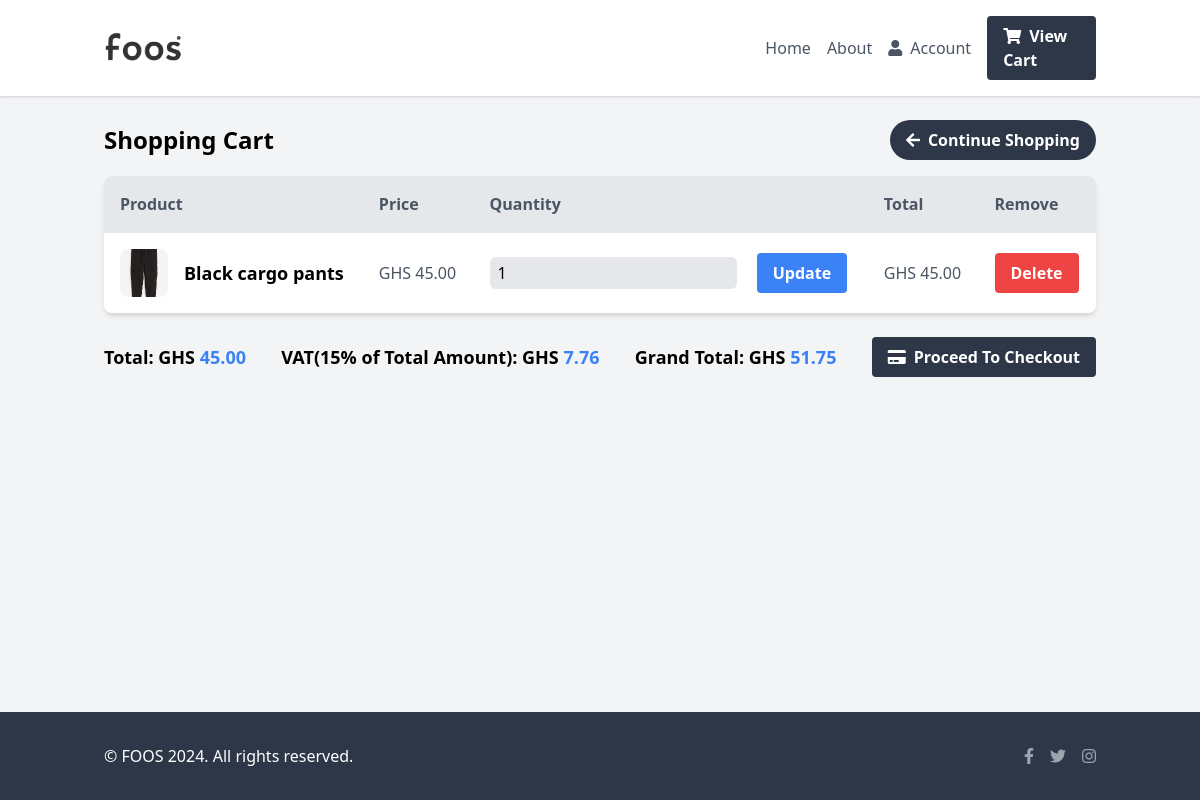
Screenshot of /user_view/cart.php (signed in) with the database file from the repository.
### tables this page shows
CREATE TABLE `cart` (
  `p_id` int(11) NOT NULL,
  `ip_addr` varchar(50) DEFAULT NULL,
  `c_id` int(11) NOT NULL,
  `qty` int(11) NOT NULL
);

CREATE TABLE `products` (
  `product_id` int(11) NOT NULL,
  `category` varchar(255) NOT NULL,
  `title` varchar(255) NOT NULL,
  `price` decimal(10,2) NOT NULL,
  `description` text DEFAULT NULL,
  `keywords` text DEFAULT NULL,
  `img` varchar(255) DEFAULT NULL,
  `stock_amount` int(11) DEFAULT NULL
);

### controllers/cart_controller.php (called while the page is built, shortened)
<?php
require('../classes/cart_class.php');
function getCartItemsByCustomerIdController($c_id) {
    $newCart = new cart();
    return $newCart->getCartItems($c_id);
}
?>

### classes/cart_class.php (called while the page is built, shortened)
<?php
require_once("../settings/db_class.php");
class cart extends db_connection {
    public function getCartItems($c_id) {
        $ndb = new db_connection();
        $c_id = mysqli_real_escape_string($ndb->db_conn(), $c_id);
        $sql = "SELECT * FROM cart WHERE c_id = '$c_id'";
        return $this->db_fetch_all($sql);
    }
}
?>

### settings/db_class.php (called while the page is built, shortened)
<?php
class db_connection
{
	public $db = null;
	public $results = null;
	function db_connect(){
		$this->db = mysqli_connect("localhost",'jim.edward',"JimmyJazz13","webtech_fall2024_jim_edward");
		if (mysqli_connect_errno()) {
			return false;
		}else{
			return true;
		}
	}
	function db_conn(){
		$this->db = mysqli_connect("localhost",'jim.edward',"JimmyJazz13","webtech_fall2024_jim_edward");
		if (mysqli_connect_errno()) {
			return false;
		}else{
			return $this->db;
		}
	}
	function db_query($sqlQuery){
		$this->results = mysqli_query($this->db,$sqlQuery);
		if ($this->results == false) {
			return false;
		}else{
			return true;
		}
	}
	function db_fetch_one($sql){
		if(!$this->db_query($sql)){
			return false;
		}
		return mysqli_fetch_assoc($this->results);
	}
	function db_fetch_all($sql){
		if(!$this->db_query($sql)){
			return false;
		}
		return mysqli_fetch_all($this->results, MYSQLI_ASSOC);
	}
}
?>

### controllers/product_controller.php (called while the page is built, shortened)
<?php
require_once("../classes/product.php");
function getProductTitleController($id) {
    $newp = new Product();
    return $newp->getProductTitle($id);
}
function getProductPriceController($id) {
    $newp = new Product();
    return $newp->getProductPrice($id);
}
function getProductImageController($id) {
    $newp = new Product();
    return $newp->getProductImage($id);
}
?>

### classes/product.php (called while the page is built, shortened)
<?php
require_once("../settings/db_class.php");
class Product
{
    public function getProductTitle($id) {
        $ndb = new db_connection();
        $p_id = mysqli_real_escape_string($ndb->db_conn(), $id);
        $sql = "SELECT `title` FROM `products` WHERE `product_id` = '$p_id'";
        return $ndb->db_fetch_one($sql);
    }
    public function getProductPrice($id) {
        $ndb = new db_connection();
        $p_id = mysqli_real_escape_string($ndb->db_conn(), $id);
        $sql = "SELECT `price` FROM `products` WHERE `product_id` = '$p_id'";
        return $ndb->db_fetch_one($sql);
    }
    public function getProductImage($id) {
        $ndb = new db_connection();
        $id = mysqli_real_escape_string($ndb->db_conn(), $id);
        $sql = "SELECT `img` FROM `products` WHERE `product_id` = '$id'";
        return $ndb->db_fetch_one($sql);
    }
}
?>

### functions/cart_functions.php (the view, shortened to what this page needs)
<?php
require_once('../controllers/cart_controller.php');
require_once('../controllers/product_controller.php');
function cartItems($c_id) {
    $cartItems = getCartItemsByCustomerIdController($c_id);
    $output = '';
    if (is_array($cartItems) && count($cartItems) > 0) {
        $output .= '<tbody>';
        foreach ($cartItems as $row) {
            $productId = htmlspecialchars($row['p_id']);
            $p = getProductTitleController($productId);
            $product = $p['title'];
            $t = getProductPriceController($productId);
            $price = $t['price'];
            $qty = htmlspecialchars($row['qty'], ENT_QUOTES, 'UTF-8');
            $i = getProductImageController($productId);
            $img = $i['img'];
            $total = $qty * $price;
            $output .= '
            <tr class="border-t">
                <td class="p-4 flex items-center">
                    <img src="' . htmlspecialchars($img, ENT_QUOTES, 'UTF-8') . '" alt="' . htmlspecialchars($product, ENT_QUOTES, 'UTF-8') . '" class="w-12 h-12 object-cover rounded-lg mr-4">
                    <div>
                        <h3 class="text-lg font-bold">' . htmlspecialchars($product, ENT_QUOTES, 'UTF-8') . '</h3>
                    </div>
                </td>
                <td class="p-4 text-gray-600">GHS ' . number_format($price, 2) . '</td>
                <td class="p-4">
                    <input class="quantity-input bg-gray-200 rounded-md px-2 py-1" type="number" id="qty_' . $productId . '" name="qty" value="' . $qty . '" min="1">
                    <button class="bg-blue-500 hover:bg-blue-600 text-white font-bold py-2 px-4 rounded ml-4 update-btn" onclick="updateCart(' . $productId . ', ' . $c_id . ')">Update</button>
                </td>
                <td class="p-4 text-gray-600">GHS ' . number_format($total, 2) . '</td>
                <td class="p-4">
                    <button class="bg-red-500 hover:bg-red-600 text-white font-bold py-2 px-4 rounded delete-btn" onclick="confirmDelete(' . $productId . ', ' . $c_id . ')">Delete</button>
                </td>
            </tr>
            ';
        }
        $output .= '</tbody>';
    } else {
        $output = "<div class='bg-white shadow-md rounded-lg p-4 text-center'>No Products found in your cart.</div>";
    }
    return $output;
}
?>

### user_view/cart.php (style rules this page uses)
html, body { margin: 0; padding: 0; height: 100%; }

### rows the page displays
cart: products.img (picture), products.title "Black cargo pants", products.price "45.00", qty "1", qty.price "45.00"

### other values shown
$total "45.00"
$vat "7.76"
$grandTotal "51.75"
